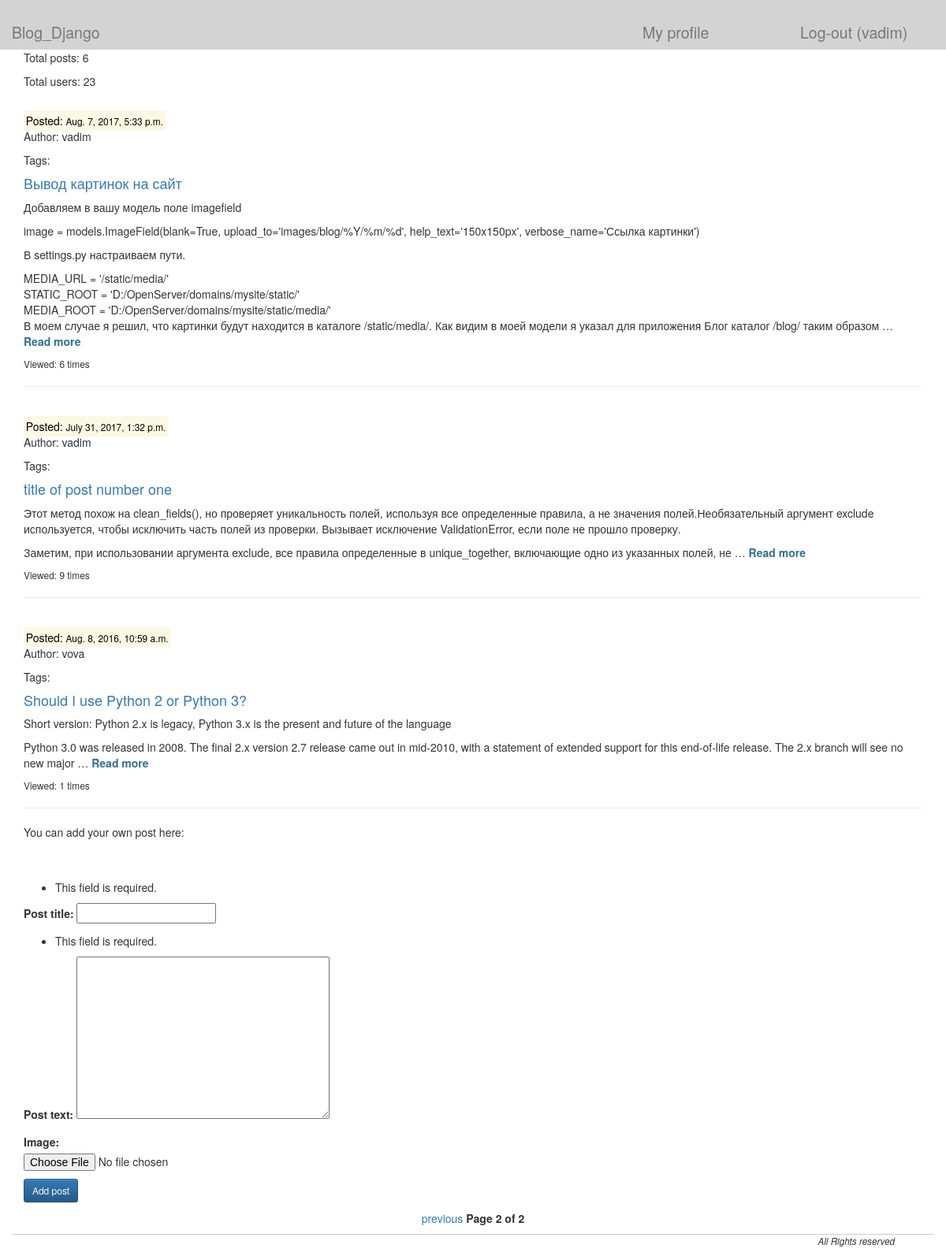
The page /?page=2 (signed in) on the database as committed earlier.
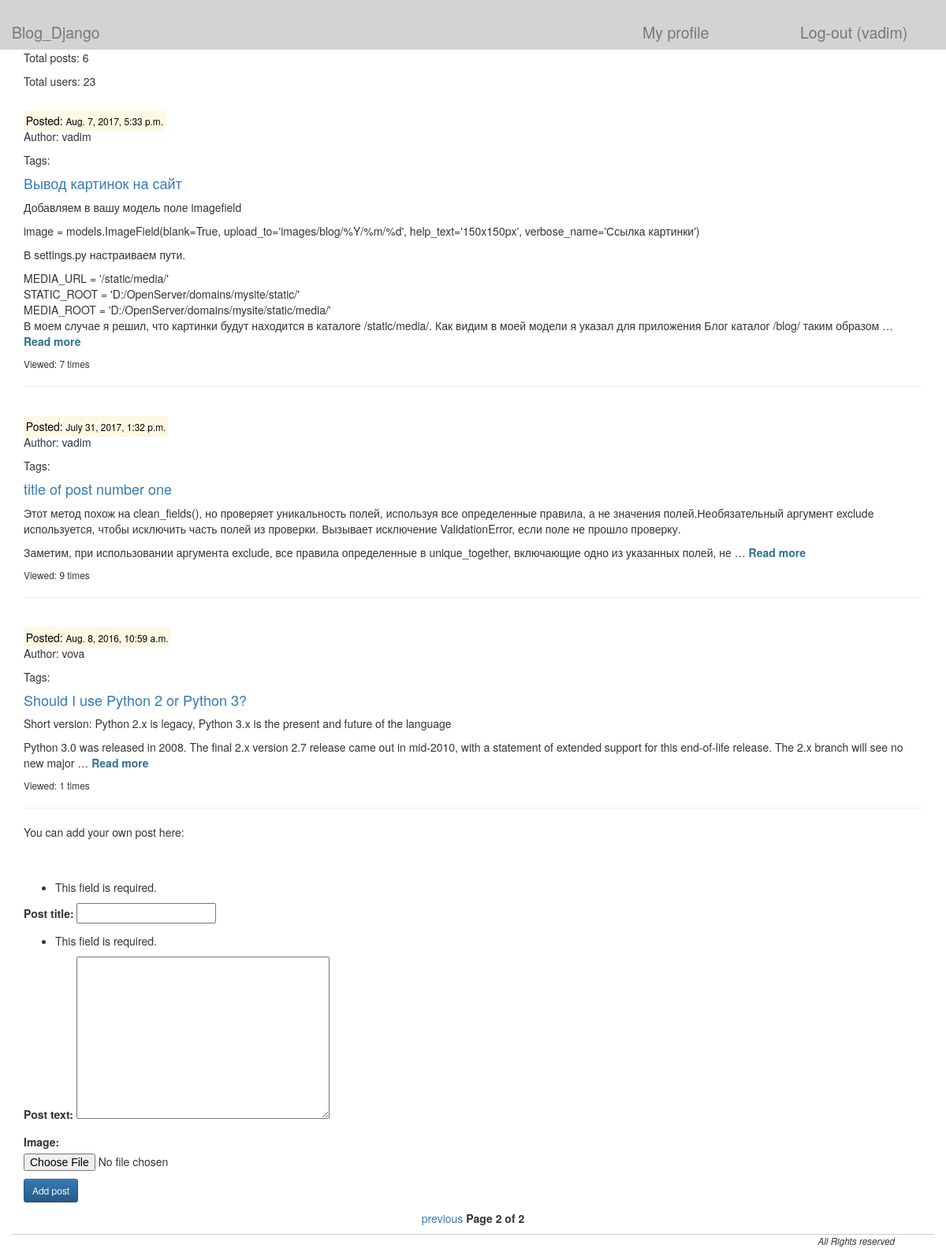
The same page on the database as committed later.
### blog/models.py (models this page shows, shortened)
class Post(models.Model):
    class Meta:
        db_table = "post"
    post_title = models.CharField(max_length=100)
    post_text = models.TextField()
    post_data = models.DateTimeField(auto_now_add=True)
    post_author = models.ForeignKey(User, default="")
    post_likes = models.IntegerField(default=0)
    post_views = models.IntegerField(default=0)
    post_img = models.ImageField(null=True, blank=True, upload_to='images/', verbose_name='Image')
    tags = TaggableManager(blank=True)

### blog/views.py (the view)
# urls.py: url(r'^$', views.all_posts),
def all_posts(request):
    post_list = Post.objects.all().order_by('-post_data')
    paginator = Paginator(post_list, 3)
    page = request.GET.get('page')
    try:
        posts = paginator.page(page)
    except PageNotAnInteger:
        posts = paginator.page(1)
    except EmptyPage:
        posts = paginator.page(paginator.num_pages)
    form = PostForm(request.POST)
    context = {}
    context.update(csrf(request))
    context['username'] = auth.get_user(request).username
    context['posts'] = posts
    context['form'] = form
    context['post_counter'] = Post.objects.count()
    context['user_counter'] = User.objects.count()
    context['user_id'] = request.user.id
    return render_to_response('all_posts.html', context)

### blog/forms.py
class PostForm(ModelForm):
    class Meta:
        model = Post
        fields = ['post_title', 'post_text', 'post_img', 'tags']

### blog/templates/all_posts.html (shortened to what this page needs)
{% extends 'main.html' %}
{% load staticfiles %}
{% block post %}
{% if posts %}
<p align="left">Total posts: {{ post_counter }}</p>
<p align="left">Total users: {{ user_counter }}</p>
{% for post in posts %}
    <br>
    <mark>Posted: <small> {{ post.post_data }} </mark> </small>
    <p>Author: {{ post.post_author }} </p>
    <p>Tags:
    </p>
    <h4> <a href="/posts/{{ post.id }}">{{ post.post_title }}</a></h4>
    <p class="text-justify"> {{ post.post_text|linebreaks|truncatewords:50 }} <strong><a class="text-info" href="/posts/{{ post.id }}"> Read more </a></strong> </p>
<small><p align="left">Viewed: {{ post.post_views }} times </p></small>
<hr>
{% endfor %}
{% if username %}
<p>You can add your own post here:</p>
<br><br>
<form enctype="multipart/form-data" action="/posts/addpost/" method="post">
    {{ form.as_p }}
    <p><input type="submit" class="btn btn-primary btn-sm" value="Add post"</p>
</form>
{% endif %}
<div class="class="col-md-12"><div class="top-cover center-block"></div><p class="top-name center-block text-center">
    {% if posts.has_previous %}
        <a href="?page={{ posts.previous_page_number }}">previous </a>
    {% endif %}
    <span class="current">
        <strong> Page {{ posts.number }} of {{ posts.paginator.num_pages }} </strong>
    </span>
</p></div>
{% endif %}
{% endblock %}

Rows that differ between the two databases and show on the page:
changed Post "Вывод картинок на сайт": post_views "6" → "7"
